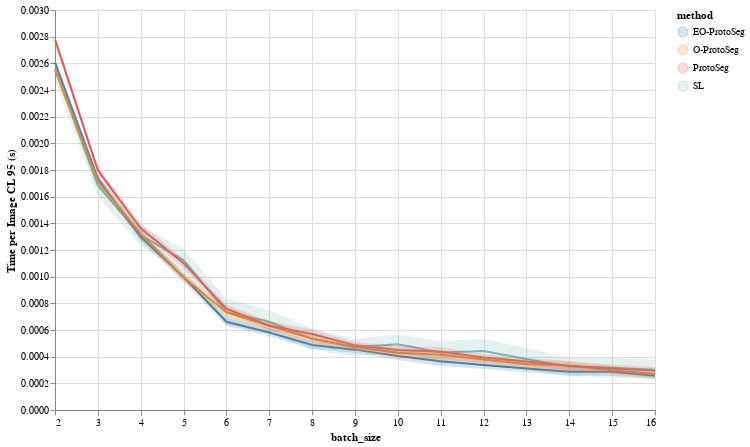

Source (notebook cell):
### Code cell
ps_inf_df = ps_test_profile_df[
    ps_test_profile_df["Action"] == "[Learner]ProtosegUnet.get_predictions"
].drop(columns=["index", "Action", "Percentage (%)"])
ps_inf_df["Mean per Image (s)"] = ps_inf_df["Mean (s)"] / ps_inf_df["batch_size"]
ps_inf_df["Std per Image (s)"] = ps_inf_df["Std (s)"] / ps_inf_df["batch_size"]

ps_inf_df = combine_mean_variance(
    ps_inf_df,
    groupby_cols=["method", "batch_size"],
    mean_col="Mean per Image (s)",
    std_col="Std per Image (s)",
    num_items_col="Num Calls",
)

ps_inf_df = calc_confidence_limits(ps_inf_df, "Mean per Image (s)", "Std per Image (s)")

ps_sl_inf_df = pd.concat(
    [
        sl_inf_df[sl_inf_df["batch_size"] <= 16].drop(
            columns=["shot", "Mean (s)", "Std (s)", "Sum (s)"]
        ),
        ps_inf_df,
    ]
)

ps_sl_inf_df = ps_sl_inf_df[ps_sl_inf_df["batch_size"] >= 2]

line_chart = (
    alt.Chart(ps_sl_inf_df)
    .mark_line()
    .encode(
        x="batch_size",
        y="Mean per Image (s)",
        color="method",
    )
)

error_chart = (
    alt.Chart(ps_sl_inf_df)
    .mark_errorband(opacity=0.2)
    .encode(
        x="batch_size",
        y=alt.Y("CL 95 U").title("Time per Image CL 95 (s)"),
        y2="CL 95 L",
        color="method",
    )
)

(line_chart + error_chart).properties(width=600, height=400)

### Figure 1 — Vega specification as saved in the notebook (floating-point values rounded to 4 significant figures)
{"$schema": "https://vega.github.io/schema/vega/v5.json", "data": [{"name": "source_0", "values": [{"method": "SL", "batch_size": 10, "Num Calls": 80.0, "Mean per Image (s)": 0.0004933, "Std per Image (s)": 0.0003238, "Std Err": 3.62e-05, "CL 95 L": 0.0004223, "CL 95 U": 0.0005642}, {"method": "SL", "batch_size": 11, "Num Calls": 73.0, "Mean per Image (s)": 0.0004312, "Std per Image (s)": 0.0003786, "Std Err": 4.431e-05, "CL 95 L": 0.0003443, "CL 95 U": 0.000518}, {"method": "SL", "batch_size": 12, "Num Calls": 67.0, "Mean per Image (s)": 0.0004417, "Std per Image (s)": 0.00038, "Std Err": 4.642e-05, "CL 95 L": 0.0003507, "CL 95 U": 0.0005327}, {"method": "SL", "batch_size": 13, "Num Calls": 62.0, "Mean per Image (s)": 0.000382, "Std per Image (s)": 0.0003372, "Std Err": 4.283e-05, "CL 95 L": 0.000298, "CL 95 U": 0.0004659}, {"method": "SL", "batch_size": 14, "Num Calls": 58.0, "Mean per Image (s)": 0.0003239, "Std per Image (s)": 0.0002591, "Std Err": 3.402e-05, "CL 95 L": 0.0002573, "CL 95 U": 0.0003906}, {"method": "SL", "batch_size": 15, "Num Calls": 54.0, "Mean per Image (s)": 0.0003169, "Std per Image (s)": 0.0002711, "Std Err": 3.689e-05, "CL 95 L": 0.0002446, "CL 95 U": 0.0003892}, {"method": "SL", "batch_size": 16, "Num Calls": 50.0, "Mean per Image (s)": 0.0003027, "Std per Image (s)": 0.0002605, "Std Err": 3.683e-05, "CL 95 L": 0.0002305, "CL 95 U": 0.0003749}, {"method": "SL", "batch_size": 2, "Num Calls": 400.0, "Mean per Image (s)": 0.002555, "Std per Image (s)": 0.0008429, "Std Err": 4.215e-05, "CL 95 L": 0.002473, "CL 95 U": 0.002638}, {"method": "SL", "batch_size": 3, "Num Calls": 267.0, "Mean per Image (s)": 0.001682, "Std per Image (s)": 0.0006565, "Std Err": 4.018e-05, "CL 95 L": 0.001603, "CL 95 U": 0.001761}, {"method": "SL", "batch_size": 4, "Num Calls": 200.0, "Mean per Image (s)": 0.001311, "Std per Image (s)": 0.0005661, "Std Err": 4.003e-05, "CL 95 L": 0.001232, "CL 95 U": 0.001389}, {"method": "SL", "batch_size": 5, "Num Calls": 160.0, "Mean per Image (s)": 0.001123, "Std per Image (s)": 0.0005432, "Std Err": 4.295e-05, "CL 95 L": 0.001039, "CL 95 U": 0.001207}, {"method": "SL", "batch_size": 6, "Num Calls": 134.0, "Mean per Image (s)": 0.000736, "Std per Image (s)": 0.0005815, "Std Err": 5.024e-05, "CL 95 L": 0.0006375, "CL 95 U": 0.0008345}, {"method": "SL", "batch_size": 7, "Num Calls": 115.0, "Mean per Image (s)": 0.0006622, "Std per Image (s)": 0.0004708, "Std Err": 4.39e-05, "CL 95 L": 0.0005762, "CL 95 U": 0.0007483}, {"method": "SL", "batch_size": 8, "Num Calls": 100.0, "Mean per Image (s)": 0.0005325, "Std per Image (s)": 0.0004021, "Std Err": 4.021e-05, "CL 95 L": 0.0004537, "CL 95 U": 0.0006113}, {"method": "SL", "batch_size": 9, "Num Calls": 89.0, "Mean per Image (s)": 0.0004706, "Std per Image (s)": 0.0003177, "Std Err": 3.368e-05, "CL 95 L": 0.0004046, "CL 95 U": 0.0005366}, {"method": "EO-ProtoSeg", "batch_size": 2, "Num Calls": 1000.0, "Mean per Image (s)": 0.002606, "Std per Image (s)": 0.0005158, "Std Err": 1.631e-05, "CL 95 L": 0.002574, "CL 95 U": 0.002638}, {"method": "EO-ProtoSeg", "batch_size": 3, "Num Calls": 665.0, "Mean per Image (s)": 0.001735, "Std per Image (s)": 0.0003743, "Std Err": 1.451e-05, "CL 95 L": 0.001707, "CL 95 U": 0.001764}, {"method": "EO-ProtoSeg", "batch_size": 4, "Num Calls": 500.0, "Mean per Image (s)": 0.001297, "Std per Image (s)": 0.0003704, "Std Err": 1.657e-05, "CL 95 L": 0.001265, "CL 95 U": 0.00133}, {"method": "EO-ProtoSeg", "batch_size": 5, "Num Calls": 400.0, "Mean per Image (s)": 0.0009979, "Std per Image (s)": 0.0003747, "Std Err": 1.874e-05, "CL 95 L": 0.0009611, "CL 95 U": 0.001035}, {"method": "EO-ProtoSeg", "batch_size": 6, "Num Calls": 330.0, "Mean per Image (s)": 0.0006616, "Std per Image (s)": 0.0002744, "Std Err": 1.511e-05, "CL 95 L": 0.000632, "CL 95 U": 0.0006912}, {"method": "EO-ProtoSeg", "batch_size": 7, "Num Calls": 285.0, "Mean per Image (s)": 0.0005816, "Std per Image (s)": 0.0002495, "Std Err": 1.478e-05, "CL 95 L": 0.0005527, "CL 95 U": 0.0006106}, {"method": "EO-ProtoSeg", "batch_size": 8, "Num Calls": 250.0, "Mean per Image (s)": 0.0004878, "Std per Image (s)": 0.0002433, "Std Err": 1.539e-05, "CL 95 L": 0.0004576, "CL 95 U": 0.000518}, {"method": "EO-ProtoSeg", "batch_size": 9, "Num Calls": 220.0, "Mean per Image (s)": 0.0004527, "Std per Image (s)": 0.0001951, "Std Err": 1.315e-05, "CL 95 L": 0.000427, "CL 95 U": 0.0004785}, {"method": "EO-ProtoSeg", "batch_size": 10, "Num Calls": 200.0, "Mean per Image (s)": 0.0004047, "Std per Image (s)": 0.0002127, "Std Err": 1.504e-05, "CL 95 L": 0.0003753, "CL 95 U": 0.0004342}, {"method": "EO-ProtoSeg", "batch_size": 11, "Num Calls": 180.0, "Mean per Image (s)": 0.0003659, "Std per Image (s)": 0.0002418, "Std Err": 1.802e-05, "CL 95 L": 0.0003305, "CL 95 U": 0.0004012}, {"method": "EO-ProtoSeg", "batch_size": 12, "Num Calls": 165.0, "Mean per Image (s)": 0.0003371, "Std per Image (s)": 0.000198, "Std Err": 1.542e-05, "CL 95 L": 0.0003069, "CL 95 U": 0.0003673}, {"method": "EO-ProtoSeg", "batch_size": 13, "Num Calls": 150.0, "Mean per Image (s)": 0.0003117, "Std per Image (s)": 0.0001823, "Std Err": 1.489e-05, "CL 95 L": 0.0002825, "CL 95 U": 0.0003409}, {"method": "EO-ProtoSeg", "batch_size": 14, "Num Calls": 140.0, "Mean per Image (s)": 0.0002873, "Std per Image (s)": 0.0001838, "Std Err": 1.553e-05, "CL 95 L": 0.0002569, "CL 95 U": 0.0003178}, {"method": "EO-ProtoSeg", "batch_size": 15, "Num Calls": 130.0, "Mean per Image (s)": 0.0002867, "Std per Image (s)": 0.0001762, "Std Err": 1.545e-05, "CL 95 L": 0.0002564, "CL 95 U": 0.000317}, {"method": "EO-ProtoSeg", "batch_size": 16, "Num Calls": 125.0, "Mean per Image (s)": 0.0002559, "Std per Image (s)": 0.0001251, "Std Err": 1.119e-05, "CL 95 L": 0.000234, "CL 95 U": 0.0002779}, {"method": "O-ProtoSeg", "batch_size": 2, "Num Calls": 1000.0, "Mean per Image (s)": 0.002555, "Std per Image (s)": 0.0004782, "Std Err": 1.512e-05, "CL 95 L": 0.002526, "CL 95 U": 0.002585}, {"method": "O-ProtoSeg", "batch_size": 3, "Num Calls": 665.0, "Mean per Image (s)": 0.001714, "Std per Image (s)": 0.0004118, "Std Err": 1.597e-05, "CL 95 L": 0.001682, "CL 95 U": 0.001745}, {"method": "O-ProtoSeg", "batch_size": 4, "Num Calls": 500.0, "Mean per Image (s)": 0.001323, "Std per Image (s)": 0.0003437, "Std Err": 1.537e-05, "CL 95 L": 0.001293, "CL 95 U": 0.001353}, {"method": "O-ProtoSeg", "batch_size": 5, "Num Calls": 400.0, "Mean per Image (s)": 0.0009941, "Std per Image (s)": 0.0003007, "Std Err": 1.504e-05, "CL 95 L": 0.0009646, "CL 95 U": 0.001024}, {"method": "O-ProtoSeg", "batch_size": 6, "Num Calls": 330.0, "Mean per Image (s)": 0.000733, "Std per Image (s)": 0.0003279, "Std Err": 1.805e-05, "CL 95 L": 0.0006976, "CL 95 U": 0.0007684}, {"method": "O-ProtoSeg", "batch_size": 7, "Num Calls": 285.0, "Mean per Image (s)": 0.0006343, "Std per Image (s)": 0.0002588, "Std Err": 1.533e-05, "CL 95 L": 0.0006043, "CL 95 U": 0.0006644}, {"method": "O-ProtoSeg", "batch_size": 8, "Num Calls": 250.0, "Mean per Image (s)": 0.000535, "Std per Image (s)": 0.0002501, "Std Err": 1.582e-05, "CL 95 L": 0.000504, "CL 95 U": 0.000566}, {"method": "O-ProtoSeg", "batch_size": 9, "Num Calls": 220.0, "Mean per Image (s)": 0.0004747, "Std per Image (s)": 0.0001928, "Std Err": 1.3e-05, "CL 95 L": 0.0004493, "CL 95 U": 0.0005002}, {"method": "O-ProtoSeg", "batch_size": 10, "Num Calls": 200.0, "Mean per Image (s)": 0.0004298, "Std per Image (s)": 0.0002365, "Std Err": 1.673e-05, "CL 95 L": 0.000397, "CL 95 U": 0.0004625}, {"method": "O-ProtoSeg", "batch_size": 11, "Num Calls": 180.0, "Mean per Image (s)": 0.0004148, "Std per Image (s)": 0.0002302, "Std Err": 1.716e-05, "CL 95 L": 0.0003812, "CL 95 U": 0.0004484}, {"method": "O-ProtoSeg", "batch_size": 12, "Num Calls": 165.0, "Mean per Image (s)": 0.0003793, "Std per Image (s)": 0.000164, "Std Err": 1.277e-05, "CL 95 L": 0.0003543, "CL 95 U": 0.0004043}, {"method": "O-ProtoSeg", "batch_size": 13, "Num Calls": 150.0, "Mean per Image (s)": 0.0003443, "Std per Image (s)": 0.0001869, "Std Err": 1.526e-05, "CL 95 L": 0.0003144, "CL 95 U": 0.0003743}, {"method": "O-ProtoSeg", "batch_size": 14, "Num Calls": 140.0, "Mean per Image (s)": 0.0003321, "Std per Image (s)": 0.0001802, "Std Err": 1.523e-05, "CL 95 L": 0.0003023, "CL 95 U": 0.000362}, {"method": "O-ProtoSeg", "batch_size": 15, "Num Calls": 130.0, "Mean per Image (s)": 0.0002989, "Std per Image (s)": 0.0001653, "Std Err": 1.45e-05, "CL 95 L": 0.0002704, "CL 95 U": 0.0003273}, {"method": "O-ProtoSeg", "batch_size": 16, "Num Calls": 125.0, "Mean per Image (s)": 0.0002681, "Std per Image (s)": 0.0001511, "Std Err": 1.351e-05, "CL 95 L": 0.0002417, "CL 95 U": 0.0002946}, {"method": "ProtoSeg", "batch_size": 2, "Num Calls": 1000.0, "Mean per Image (s)": 0.00278, "Std per Image (s)": 0.0004784, "Std Err": 1.513e-05, "CL 95 L": 0.00275, "CL 95 U": 0.00281}, {"method": "ProtoSeg", "batch_size": 3, "Num Calls": 665.0, "Mean per Image (s)": 0.001797, "Std per Image (s)": 0.0003948, "Std Err": 1.531e-05, "CL 95 L": 0.001767, "CL 95 U": 0.001827}, {"method": "ProtoSeg", "batch_size": 4, "Num Calls": 500.0, "Mean per Image (s)": 0.001363, "Std per Image (s)": 0.0003689, "Std Err": 1.65e-05, "CL 95 L": 0.001331, "CL 95 U": 0.001395}, {"method": "ProtoSeg", "batch_size": 5, "Num Calls": 400.0, "Mean per Image (s)": 0.001101, "Std per Image (s)": 0.0003457, "Std Err": 1.728e-05, "CL 95 L": 0.001067, "CL 95 U": 0.001135}, {"method": "ProtoSeg", "batch_size": 6, "Num Calls": 330.0, "Mean per Image (s)": 0.0007603, "Std per Image (s)": 0.000269, "Std Err": 1.481e-05, "CL 95 L": 0.0007313, "CL 95 U": 0.0007894}, {"method": "ProtoSeg", "batch_size": 7, "Num Calls": 285.0, "Mean per Image (s)": 0.0006323, "Std per Image (s)": 0.0002829, "Std Err": 1.676e-05, "CL 95 L": 0.0005995, "CL 95 U": 0.0006651}, {"method": "ProtoSeg", "batch_size": 8, "Num Calls": 250.0, "Mean per Image (s)": 0.0005695, "Std per Image (s)": 0.0002565, "Std Err": 1.622e-05, "CL 95 L": 0.0005378, "CL 95 U": 0.0006013}, {"method": "ProtoSeg", "batch_size": 9, "Num Calls": 220.0, "Mean per Image (s)": 0.0004849, "Std per Image (s)": 0.0001958, "Std Err": 1.32e-05, "CL 95 L": 0.000459, "CL 95 U": 0.0005108}, {"method": "ProtoSeg", "batch_size": 10, "Num Calls": 200.0, "Mean per Image (s)": 0.0004497, "Std per Image (s)": 0.0002232, "Std Err": 1.578e-05, "CL 95 L": 0.0004188, "CL 95 U": 0.0004807}, {"method": "ProtoSeg", "batch_size": 11, "Num Calls": 180.0, "Mean per Image (s)": 0.0004365, "Std per Image (s)": 0.0002404, "Std Err": 1.792e-05, "CL 95 L": 0.0004014, "CL 95 U": 0.0004716}, {"method": "ProtoSeg", "batch_size": 12, "Num Calls": 165.0, "Mean per Image (s)": 0.0003938, "Std per Image (s)": 0.0001697, "Std Err": 1.321e-05, "CL 95 L": 0.0003679, "CL 95 U": 0.0004197}, {"method": "ProtoSeg", "batch_size": 13, "Num Calls": 150.0, "Mean per Image (s)": 0.0003637, "Std per Image (s)": 0.0001681, "Std Err": 1.372e-05, "CL 95 L": 0.0003368, "CL 95 U": 0.0003906}, {"method": "ProtoSeg", "batch_size": 14, "Num Calls": 140.0, "Mean per Image (s)": 0.0003315, "Std per Image (s)": 0.0002119, "Std Err": 1.791e-05, "CL 95 L": 0.0002964, "CL 95 U": 0.0003666}, {"method": "ProtoSeg", "batch_size": 15, "Num Calls": 130.0, "Mean per Image (s)": 0.000313, "Std per Image (s)": 0.0001564, "Std Err": 1.372e-05, "CL 95 L": 0.0002861, "CL 95 U": 0.0003399}, {"method": "ProtoSeg", "batch_size": 16, "Num Calls": 125.0, "Mean per Image (s)": 0.0002945, "Std per Image (s)": 0.0001645, "Std Err": 1.471e-05, "CL 95 L": 0.0002656, "CL 95 U": 0.0003233}]}, {"name": "data_0", "values": [{"method": "SL", "batch_size": 10, "Num Calls": 80.0, "Mean per Image (s)": 0.0004933, "Std per Image (s)": 0.0003238, "Std Err": 3.62e-05, "CL 95 L": 0.0004223, "CL 95 U": 0.0005642, "upper_CL 95 U": 0.0004223, "lower_CL 95 U": 0.0005642}, {"method": "SL", "batch_size": 11, "Num Calls": 73.0, "Mean per Image (s)": 0.0004312, "Std per Image (s)": 0.0003786, "Std Err": 4.431e-05, "CL 95 L": 0.0003443, "CL 95 U": 0.000518, "upper_CL 95 U": 0.0003443, "lower_CL 95 U": 0.000518}, {"method": "SL", "batch_size": 12, "Num Calls": 67.0, "Mean per Image (s)": 0.0004417, "Std per Image (s)": 0.00038, "Std Err": 4.642e-05, "CL 95 L": 0.0003507, "CL 95 U": 0.0005327, "upper_CL 95 U": 0.0003507, "lower_CL 95 U": 0.0005327}, {"method": "SL", "batch_size": 13, "Num Calls": 62.0, "Mean per Image (s)": 0.000382, "Std per Image (s)": 0.0003372, "Std Err": 4.283e-05, "CL 95 L": 0.000298, "CL 95 U": 0.0004659, "upper_CL 95 U": 0.000298, "lower_CL 95 U": 0.0004659}, {"method": "SL", "batch_size": 14, "Num Calls": 58.0, "Mean per Image (s)": 0.0003239, "Std per Image (s)": 0.0002591, "Std Err": 3.402e-05, "CL 95 L": 0.0002573, "CL 95 U": 0.0003906, "upper_CL 95 U": 0.0002573, "lower_CL 95 U": 0.0003906}, {"method": "SL", "batch_size": 15, "Num Calls": 54.0, "Mean per Image (s)": 0.0003169, "Std per Image (s)": 0.0002711, "Std Err": 3.689e-05, "CL 95 L": 0.0002446, "CL 95 U": 0.0003892, "upper_CL 95 U": 0.0002446, "lower_CL 95 U": 0.0003892}, {"method": "SL", "batch_size": 16, "Num Calls": 50.0, "Mean per Image (s)": 0.0003027, "Std per Image (s)": 0.0002605, "Std Err": 3.683e-05, "CL 95 L": 0.0002305, "CL 95 U": 0.0003749, "upper_CL 95 U": 0.0002305, "lower_CL 95 U": 0.0003749}, {"method": "SL", "batch_size": 2, "Num Calls": 400.0, "Mean per Image (s)": 0.002555, "Std per Image (s)": 0.0008429, "Std Err": 4.215e-05, "CL 95 L": 0.002473, "CL 95 U": 0.002638, "upper_CL 95 U": 0.002473, "lower_CL 95 U": 0.002638}, {"method": "SL", "batch_size": 3, "Num Calls": 267.0, "Mean per Image (s)": 0.001682, "Std per Image (s)": 0.0006565, "Std Err": 4.018e-05, "CL 95 L": 0.001603, "CL 95 U": 0.001761, "upper_CL 95 U": 0.001603, "lower_CL 95 U": 0.001761}, {"method": "SL", "batch_size": 4, "Num Calls": 200.0, "Mean per Image (s)": 0.001311, "Std per Image (s)": 0.0005661, "Std Err": 4.003e-05, "CL 95 L": 0.001232, "CL 95 U": 0.001389, "upper_CL 95 U": 0.001232, "lower_CL 95 U": 0.001389}, {"method": "SL", "batch_size": 5, "Num Calls": 160.0, "Mean per Image (s)": 0.001123, "Std per Image (s)": 0.0005432, "Std Err": 4.295e-05, "CL 95 L": 0.001039, "CL 95 U": 0.001207, "upper_CL 95 U": 0.001039, "lower_CL 95 U": 0.001207}, {"method": "SL", "batch_size": 6, "Num Calls": 134.0, "Mean per Image (s)": 0.000736, "Std per Image (s)": 0.0005815, "Std Err": 5.024e-05, "CL 95 L": 0.0006375, "CL 95 U": 0.0008345, "upper_CL 95 U": 0.0006375, "lower_CL 95 U": 0.0008345}, {"method": "SL", "batch_size": 7, "Num Calls": 115.0, "Mean per Image (s)": 0.0006622, "Std per Image (s)": 0.0004708, "Std Err": 4.39e-05, "CL 95 L": 0.0005762, "CL 95 U": 0.0007483, "upper_CL 95 U": 0.0005762, "lower_CL 95 U": 0.0007483}, {"method": "SL", "batch_size": 8, "Num Calls": 100.0, "Mean per Image (s)": 0.0005325, "Std per Image (s)": 0.0004021, "Std Err": 4.021e-05, "CL 95 L": 0.0004537, "CL 95 U": 0.0006113, "upper_CL 95 U": 0.0004537, "lower_CL 95 U": 0.0006113}, {"method": "SL", "batch_size": 9, "Num Calls": 89.0, "Mean per Image (s)": 0.0004706, "Std per Image (s)": 0.0003177, "Std Err": 3.368e-05, "CL 95 L": 0.0004046, "CL 95 U": 0.0005366, "upper_CL 95 U": 0.0004046, "lower_CL 95 U": 0.0005366}, {"method": "EO-ProtoSeg", "batch_size": 2, "Num Calls": 1000.0, "Mean per Image (s)": 0.002606, "Std per Image (s)": 0.0005158, "Std Err": 1.631e-05, "CL 95 L": 0.002574, "CL 95 U": 0.002638, "upper_CL 95 U": 0.002574, "lower_CL 95 U": 0.002638}, {"method": "EO-ProtoSeg", "batch_size": 3, "Num Calls": 665.0, "Mean per Image (s)": 0.001735, "Std per Image (s)": 0.0003743, "Std Err": 1.451e-05, "CL 95 L": 0.001707, "CL 95 U": 0.001764, "upper_CL 95 U": 0.001707, "lower_CL 95 U": 0.001764}, {"method": "EO-ProtoSeg", "batch_size": 4, "Num Calls": 500.0, "Mean per Image (s)": 0.001297, "Std per Image (s)": 0.0003704, "Std Err": 1.657e-05, "CL 95 L": 0.001265, "CL 95 U": 0.00133, "upper_CL 95 U": 0.001265, "lower_CL 95 U": 0.00133}, {"method": "EO-ProtoSeg", "batch_size": 5, "Num Calls": 400.0, "Mean per Image (s)": 0.0009979, "Std per Image (s)": 0.0003747, "Std Err": 1.874e-05, "CL 95 L": 0.0009611, "CL 95 U": 0.001035, "upper_CL 95 U": 0.0009611, "lower_CL 95 U": 0.001035}, {"method": "EO-ProtoSeg", "batch_size": 6, "Num Calls": 330.0, "Mean per Image (s)": 0.0006616, "Std per Image (s)": 0.0002744, "Std Err": 1.511e-05, "CL 95 L": 0.000632, "CL 95 U": 0.0006912, "upper_CL 95 U": 0.000632, "lower_CL 95 U": 0.0006912}, {"method": "EO-ProtoSeg", "batch_size": 7, "Num Calls": 285.0, "Mean per Image (s)": 0.0005816, "Std per Image (s)": 0.0002495, "Std Err": 1.478e-05, "CL 95 L": 0.0005527, "CL 95 U": 0.0006106, "upper_CL 95 U": 0.0005527, "lower_CL 95 U": 0.0006106}, {"method": "EO-ProtoSeg", "batch_size": 8, "Num Calls": 250.0, "Mean per Image (s)": 0.0004878, "Std per Image (s)": 0.0002433, "Std Err": 1.539e-05, "CL 95 L": 0.0004576, "CL 95 U": 0.000518, "upper_CL 95 U": 0.0004576, "lower_CL 95 U": 0.000518}, {"method": "EO-ProtoSeg", "batch_size": 9, "Num Calls": 220.0, "Mean per Image (s)": 0.0004527, "Std per Image (s)": 0.0001951, "Std Err": 1.315e-05, "CL 95 L": 0.000427, "CL 95 U": 0.0004785, "upper_CL 95 U": 0.000427, "lower_CL 95 U": 0.0004785}, {"method": "EO-ProtoSeg", "batch_size": 10, "Num Calls": 200.0, "Mean per Image (s)": 0.0004047, "Std per Image (s)": 0.0002127, "Std Err": 1.504e-05, "CL 95 L": 0.0003753, "CL 95 U": 0.0004342, "upper_CL 95 U": 0.0003753, "lower_CL 95 U": 0.0004342}, {"method": "EO-ProtoSeg", "batch_size": 11, "Num Calls": 180.0, "Mean per Image (s)": 0.0003659, "Std per Image (s)": 0.0002418, "Std Err": 1.802e-05, "CL 95 L": 0.0003305, "CL 95 U": 0.0004012, "upper_CL 95 U": 0.0003305, "lower_CL 95 U": 0.0004012}, {"method": "EO-ProtoSeg", "batch_size": 12, "Num Calls": 165.0, "Mean per Image (s)": 0.0003371, "Std per Image (s)": 0.000198, "Std Err": 1.542e-05, "CL 95 L": 0.0003069, "CL 95 U": 0.0003673, "upper_CL 95 U": 0.0003069, "lower_CL 95 U": 0.0003673}, {"method": "EO-ProtoSeg", "batch_size": 13, "Num Calls": 150.0, "Mean per Image (s)": 0.0003117, "Std per Image (s)": 0.0001823, "Std Err": 1.489e-05, "CL 95 L": 0.0002825, "CL 95 U": 0.0003409, "upper_CL 95 U": 0.0002825, "lower_CL 95 U": 0.0003409}, {"method": "EO-ProtoSeg", "batch_size": 14, "Num Calls": 140.0, "Mean per Image (s)": 0.0002873, "Std per Image (s)": 0.0001838, "Std Err": 1.553e-05, "CL 95 L": 0.0002569, "CL 95 U": 0.0003178, "upper_CL 95 U": 0.0002569, "lower_CL 95 U": 0.0003178}, {"method": "EO-ProtoSeg", "batch_size": 15, "Num Calls": 130.0, "Mean per Image (s)": 0.0002867, "Std per Image (s)": 0.0001762, "Std Err": 1.545e-05, "CL 95 L": 0.0002564, "CL 95 U": 0.000317, "upper_CL 95 U": 0.0002564, "lower_CL 95 U": 0.000317}, {"method": "EO-ProtoSeg", "batch_size": 16, "Num Calls": 125.0, "Mean per Image (s)": 0.0002559, "Std per Image (s)": 0.0001251, "Std Err": 1.119e-05, "CL 95 L": 0.000234, "CL 95 U": 0.0002779, "upper_CL 95 U": 0.000234, "lower_CL 95 U": 0.0002779}, {"method": "O-ProtoSeg", "batch_size": 2, "Num Calls": 1000.0, "Mean per Image (s)": 0.002555, "Std per Image (s)": 0.0004782, "Std Err": 1.512e-05, "CL 95 L": 0.002526, "CL 95 U": 0.002585, "upper_CL 95 U": 0.002526, "lower_CL 95 U": 0.002585}, {"method": "O-ProtoSeg", "batch_size": 3, "Num Calls": 665.0, "Mean per Image (s)": 0.001714, "Std per Image (s)": 0.0004118, "Std Err": 1.597e-05, "CL 95 L": 0.001682, "CL 95 U": 0.001745, "upper_CL 95 U": 0.001682, "lower_CL 95 U": 0.001745}, {"method": "O-ProtoSeg", "batch_size": 4, "Num Calls": 500.0, "Mean per Image (s)": 0.001323, "Std per Image (s)": 0.0003437, "Std Err": 1.537e-05, "CL 95 L": 0.001293, "CL 95 U": 0.001353, "upper_CL 95 U": 0.001293, "lower_CL 95 U": 0.001353}, {"method": "O-ProtoSeg", "batch_size": 5, "Num Calls": 400.0, "Mean per Image (s)": 0.0009941, "Std per Image (s)": 0.0003007, "Std Err": 1.504e-05, "CL 95 L": 0.0009646, "CL 95 U": 0.001024, "upper_CL 95 U": 0.0009646, "lower_CL 95 U": 0.001024}, {"method": "O-ProtoSeg", "batch_size": 6, "Num Calls": 330.0, "Mean per Image (s)": 0.000733, "Std per Image (s)": 0.0003279, "Std Err": 1.805e-05, "CL 95 L": 0.0006976, "CL 95 U": 0.0007684, "upper_CL 95 U": 0.0006976, "lower_CL 95 U": 0.0007684}, {"method": "O-ProtoSeg", "batch_size": 7, "Num Calls": 285.0, "Mean per Image (s)": 0.0006343, "Std per Image (s)": 0.0002588, "Std Err": 1.533e-05, "CL 95 L": 0.0006043, "CL 95 U": 0.0006644, "upper_CL 95 U": 0.0006043, "lower_CL 95 U": 0.0006644}, {"method": "O-ProtoSeg", "batch_size": 8, "Num Calls": 250.0, "Mean per Image (s)": 0.000535, "Std per Image (s)": 0.0002501, "Std Err": 1.582e-05, "CL 95 L": 0.000504, "CL 95 U": 0.000566, "upper_CL 95 U": 0.000504, "lower_CL 95 U": 0.000566}, {"method": "O-ProtoSeg", "batch_size": 9, "Num Calls": 220.0, "Mean per Image (s)": 0.0004747, "Std per Image (s)": 0.0001928, "Std Err": 1.3e-05, "CL 95 L": 0.0004493, "CL 95 U": 0.0005002, "upper_CL 95 U": 0.0004493, "lower_CL 95 U": 0.0005002}, {"method": "O-ProtoSeg", "batch_size": 10, "Num Calls": 200.0, "Mean per Image (s)": 0.0004298, "Std per Image (s)": 0.0002365, "Std Err": 1.673e-05, "CL 95 L": 0.000397, "CL 95 U": 0.0004625, "upper_CL 95 U": 0.000397, "lower_CL 95 U": 0.0004625}, {"method": "O-ProtoSeg", "batch_size": 11, "Num Calls": 180.0, "Mean per Image (s)": 0.0004148, "Std per Image (s)": 0.0002302, "Std Err": 1.716e-05, "CL 95 L": 0.0003812, "CL 95 U": 0.0004484, "upper_CL 95 U": 0.0003812, "lower_CL 95 U": 0.0004484}, {"method": "O-ProtoSeg", "batch_size": 12, "Num Calls": 165.0, "Mean per Image (s)": 0.0003793, "Std per Image (s)": 0.000164, "Std Err": 1.277e-05, "CL 95 L": 0.0003543, "CL 95 U": 0.0004043, "upper_CL 95 U": 0.0003543, "lower_CL 95 U": 0.0004043}, {"method": "O-ProtoSeg", "batch_size": 13, "Num Calls": 150.0, "Mean per Image (s)": 0.0003443, "Std per Image (s)": 0.0001869, "Std Err": 1.526e-05, "CL 95 L": 0.0003144, "CL 95 U": 0.0003743, "upper_CL 95 U": 0.0003144, "lower_CL 95 U": 0.0003743}, {"method": "O-ProtoSeg", "batch_size": 14, "Num Calls": 140.0, "Mean per Image (s)": 0.0003321, "Std per Image (s)": 0.0001802, "Std Err": 1.523e-05, "CL 95 L": 0.0003023, "CL 95 U": 0.000362, "upper_CL 95 U": 0.0003023, "lower_CL 95 U": 0.000362}, {"method": "O-ProtoSeg", "batch_size": 15, "Num Calls": 130.0, "Mean per Image (s)": 0.0002989, "Std per Image (s)": 0.0001653, "Std Err": 1.45e-05, "CL 95 L": 0.0002704, "CL 95 U": 0.0003273, "upper_CL 95 U": 0.0002704, "lower_CL 95 U": 0.0003273}, {"method": "O-ProtoSeg", "batch_size": 16, "Num Calls": 125.0, "Mean per Image (s)": 0.0002681, "Std per Image (s)": 0.0001511, "Std Err": 1.351e-05, "CL 95 L": 0.0002417, "CL 95 U": 0.0002946, "upper_CL 95 U": 0.0002417, "lower_CL 95 U": 0.0002946}, {"method": "ProtoSeg", "batch_size": 2, "Num Calls": 1000.0, "Mean per Image (s)": 0.00278, "Std per Image (s)": 0.0004784, "Std Err": 1.513e-05, "CL 95 L": 0.00275, "CL 95 U": 0.00281, "upper_CL 95 U": 0.00275, "lower_CL 95 U": 0.00281}, {"method": "ProtoSeg", "batch_size": 3, "Num Calls": 665.0, "Mean per Image (s)": 0.001797, "Std per Image (s)": 0.0003948, "Std Err": 1.531e-05, "CL 95 L": 0.001767, "CL 95 U": 0.001827, "upper_CL 95 U": 0.001767, "lower_CL 95 U": 0.001827}, {"method": "ProtoSeg", "batch_size": 4, "Num Calls": 500.0, "Mean per Image (s)": 0.001363, "Std per Image (s)": 0.0003689, "Std Err": 1.65e-05, "CL 95 L": 0.001331, "CL 95 U": 0.001395, "upper_CL 95 U": 0.001331, "lower_CL 95 U": 0.001395}, {"method": "ProtoSeg", "batch_size": 5, "Num Calls": 400.0, "Mean per Image (s)": 0.001101, "Std per Image (s)": 0.0003457, "Std Err": 1.728e-05, "CL 95 L": 0.001067, "CL 95 U": 0.001135, "upper_CL 95 U": 0.001067, "lower_CL 95 U": 0.001135}, {"method": "ProtoSeg", "batch_size": 6, "Num Calls": 330.0, "Mean per Image (s)": 0.0007603, "Std per Image (s)": 0.000269, "Std Err": 1.481e-05, "CL 95 L": 0.0007313, "CL 95 U": 0.0007894, "upper_CL 95 U": 0.0007313, "lower_CL 95 U": 0.0007894}, {"method": "ProtoSeg", "batch_size": 7, "Num Calls": 285.0, "Mean per Image (s)": 0.0006323, "Std per Image (s)": 0.0002829, "Std Err": 1.676e-05, "CL 95 L": 0.0005995, "CL 95 U": 0.0006651, "upper_CL 95 U": 0.0005995, "lower_CL 95 U": 0.0006651}, {"method": "ProtoSeg", "batch_size": 8, "Num Calls": 250.0, "Mean per Image (s)": 0.0005695, "Std per Image (s)": 0.0002565, "Std Err": 1.622e-05, "CL 95 L": 0.0005378, "CL 95 U": 0.0006013, "upper_CL 95 U": 0.0005378, "lower_CL 95 U": 0.0006013}, {"method": "ProtoSeg", "batch_size": 9, "Num Calls": 220.0, "Mean per Image (s)": 0.0004849, "Std per Image (s)": 0.0001958, "Std Err": 1.32e-05, "CL 95 L": 0.000459, "CL 95 U": 0.0005108, "upper_CL 95 U": 0.000459, "lower_CL 95 U": 0.0005108}, {"method": "ProtoSeg", "batch_size": 10, "Num Calls": 200.0, "Mean per Image (s)": 0.0004497, "Std per Image (s)": 0.0002232, "Std Err": 1.578e-05, "CL 95 L": 0.0004188, "CL 95 U": 0.0004807, "upper_CL 95 U": 0.0004188, "lower_CL 95 U": 0.0004807}, {"method": "ProtoSeg", "batch_size": 11, "Num Calls": 180.0, "Mean per Image (s)": 0.0004365, "Std per Image (s)": 0.0002404, "Std Err": 1.792e-05, "CL 95 L": 0.0004014, "CL 95 U": 0.0004716, "upper_CL 95 U": 0.0004014, "lower_CL 95 U": 0.0004716}, {"method": "ProtoSeg", "batch_size": 12, "Num Calls": 165.0, "Mean per Image (s)": 0.0003938, "Std per Image (s)": 0.0001697, "Std Err": 1.321e-05, "CL 95 L": 0.0003679, "CL 95 U": 0.0004197, "upper_CL 95 U": 0.0003679, "lower_CL 95 U": 0.0004197}, {"method": "ProtoSeg", "batch_size": 13, "Num Calls": 150.0, "Mean per Image (s)": 0.0003637, "Std per Image (s)": 0.0001681, "Std Err": 1.372e-05, "CL 95 L": 0.0003368, "CL 95 U": 0.0003906, "upper_CL 95 U": 0.0003368, "lower_CL 95 U": 0.0003906}, {"method": "ProtoSeg", "batch_size": 14, "Num Calls": 140.0, "Mean per Image (s)": 0.0003315, "Std per Image (s)": 0.0002119, "Std Err": 1.791e-05, "CL 95 L": 0.0002964, "CL 95 U": 0.0003666, "upper_CL 95 U": 0.0002964, "lower_CL 95 U": 0.0003666}, {"method": "ProtoSeg", "batch_size": 15, "Num Calls": 130.0, "Mean per Image (s)": 0.000313, "Std per Image (s)": 0.0001564, "Std Err": 1.372e-05, "CL 95 L": 0.0002861, "CL 95 U": 0.0003399, "upper_CL 95 U": 0.0002861, "lower_CL 95 U": 0.0003399}, {"method": "ProtoSeg", "batch_size": 16, "Num Calls": 125.0, "Mean per Image (s)": 0.0002945, "Std per Image (s)": 0.0001645, "Std Err": 1.471e-05, "CL 95 L": 0.0002656, "CL 95 U": 0.0003233, "upper_CL 95 U": 0.0002656, "lower_CL 95 U": 0.0003233}]}, {"name": "source_0_color_domain_method_0", "values": [{"method": "SL"}, {"method": "EO-ProtoSeg"}, {"method": "O-ProtoSeg"}, {"method": "ProtoSeg"}]}, {"name": "data_0_color_domain_method_1", "values": [{"method": "SL"}, {"method": "EO-ProtoSeg"}, {"method": "O-ProtoSeg"}, {"method": "ProtoSeg"}]}], "marks": [{"type": "group", "name": "layer_0_pathgroup", "from": {"facet": {"data": "source_0", "name": "faceted_path_layer_0_main", "groupby": ["method"]}}, "encode": {"update": {"width": {"field": {"signal": null, "datum": null, "group": "width", "parent": null}}, "height": {"field": {"signal": null, "datum": null, "group": "height", "parent": null}}}}, "marks": [{"type": "line", "name": "layer_0_marks", "from": {"data": "faceted_path_layer_0_main"}, "sort": {"field": "datum[\"batch_size\"]"}, "encode": {"update": {"stroke": {"field": "method", "scale": "color"}, "y": {"field": "Mean per Image (s)", "scale": "y"}, "x": {"field": "batch_size", "scale": "x"}, "defined": {"signal": "isValid(datum[\"batch_size\"]) && isFinite(+datum[\"batch_size\"]) && isValid(datum[\"Mean per Image (s)\"]) && isFinite(+datum[\"Mean per Image (s)\"])"}}}, "style": ["line"]}]}, {"type": "group", "name": "layer_1_layer_0_pathgroup", "from": {"facet": {"data": "data_0", "name": "faceted_path_layer_1_layer_0_main", "groupby": ["method"]}}, "encode": {"update": {"width": {"field": {"signal": null, "datum": null, "group": "width", "parent": null}}, "height": {"field": {"signal": null, "datum": null, "group": "height", "parent": null}}}}, "marks": [{"type": "area", "name": "layer_1_layer_0_marks", "from": {"data": "faceted_path_layer_1_layer_0_main"}, "sort": {"field": "datum[\"batch_size\"]"}, "encode": {"update": {"x": {"field": "batch_size", "scale": "x"}, "defined": {"signal": "isValid(datum[\"batch_size\"]) && isFinite(+datum[\"batch_size\"]) && isValid(datum[\"lower_CL 95 U\"]) && isFinite(+datum[\"lower_CL 95 U\"])"}, "tooltip": {"signal": "{\"CL 95 L\": format(datum[\"upper_CL 95 U\"], \"\"), \"CL 95 U\": format(datum[\"lower_CL 95 U\"], \"\"), \"method\": isValid(datum[\"method\"]) ? datum[\"method\"] : \"\"+datum[\"method\"], \"batch_size\": format(datum[\"batch_size\"], \"\")}"}, "orient": {"value": "vertical"}, "y2": {"field": "upper_CL 95 U", "scale": "y"}, "fill": {"field": "method", "scale": "color"}, "y": {"field": "lower_CL 95 U", "scale": "y"}, "opacity": {"value": 0.2}}}, "style": ["area", "errorband-band"]}]}], "scales": [{"name": "x", "type": "linear", "domain": {"fields": [{"data": "source_0", "field": "batch_size"}, {"data": "data_0", "field": "batch_size"}]}, "range": [0, {"signal": "width"}], "nice": true, "zero": false}, {"name": "y", "type": "linear", "domain": {"fields": [{"data": "source_0", "field": "Mean per Image (s)"}, {"data": "data_0", "field": "lower_CL 95 U"}, {"data": "data_0", "field": "upper_CL 95 U"}]}, "range": [{"signal": "height"}, 0], "nice": true, "zero": true}, {"name": "color", "type": "ordinal", "domain": {"fields": [{"data": "source_0_color_domain_method_0", "field": "method"}, {"data": "data_0_color_domain_method_1", "field": "method"}], "sort": true}, "range": "category"}], "axes": [{"scale": "x", "ticks": false, "orient": "bottom", "grid": true, "labels": false, "minExtent": 0, "gridScale": "y", "tickCount": {"signal": "ceil(width/40)"}, "zindex": 0, "aria": false, "maxExtent": 0, "domain": false}, {"scale": "y", "gridScale": "x", "grid": true, "orient": "left", "aria": false, "labels": false, "ticks": false, "tickCount": {"signal": "ceil(height/40)"}, "maxExtent": 0, "minExtent": 0, "zindex": 0, "domain": false}, {"scale": "x", "zindex": 0, "grid": false, "orient": "bottom", "labelOverlap": true, "title": "batch_size", "tickCount": {"signal": "ceil(width/40)"}, "labelFlush": true}, {"scale": "y", "zindex": 0, "labelOverlap": true, "orient": "left", "title": "Time per Image CL 95 (s)", "grid": false, "tickCount": {"signal": "ceil(height/40)"}}], "legends": [{"stroke": "color", "symbolType": "circle", "title": "method", "fill": "color", "encode": {"symbols": {"update": {"opacity": {"value": 0.2}}}}}], "style": "cell", "width": 600, "height": 400, "padding": 5, "background": "white"}
